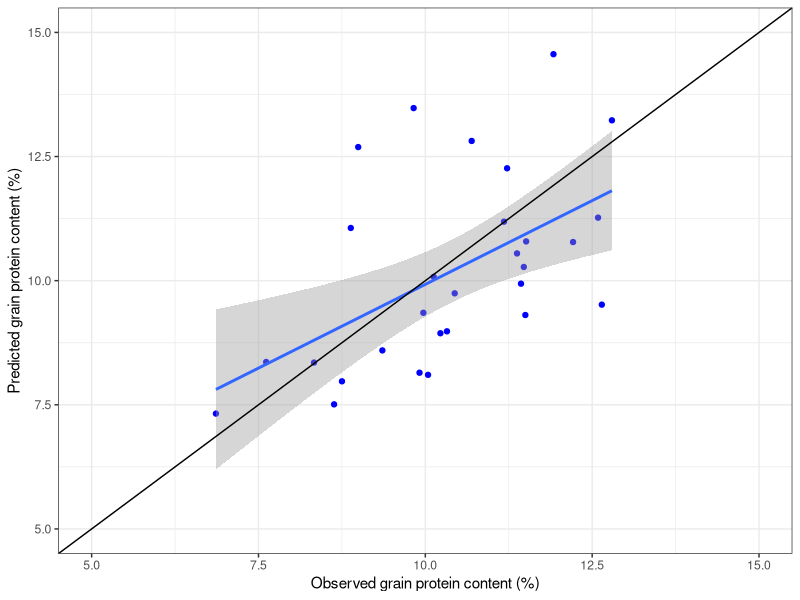

The R source for this figure:
## ---- chunk 1
# Libraries
library(tidyverse, verbose = F)
library(knitr)
library(readr)
library(dplyr)
library(ggplot2)

## ---- chunk 2
set.seed(156)
mydf <- tibble(x=rnorm(30,10,2)) %>%
  mutate(e=rnorm(30,0,2),
         y=0 + 1*x + e) %>%
  select(obs=x, pred=y)

mydf
## ---- chunk 3
ggplot(mydf, aes(x=obs, y=pred))+
         geom_point(color="blue")+
  geom_smooth(method = "lm")+
         geom_abline(intercept = 0, slope = 1)+
         labs(x="Observed grain protein content (%)", y="Predicted grain protein content (%)")+
  theme_bw()+
  scale_y_continuous(limits = c(min=5, max=15))+
  scale_x_continuous(limits = c(min=5, max=15))
  
  
  
